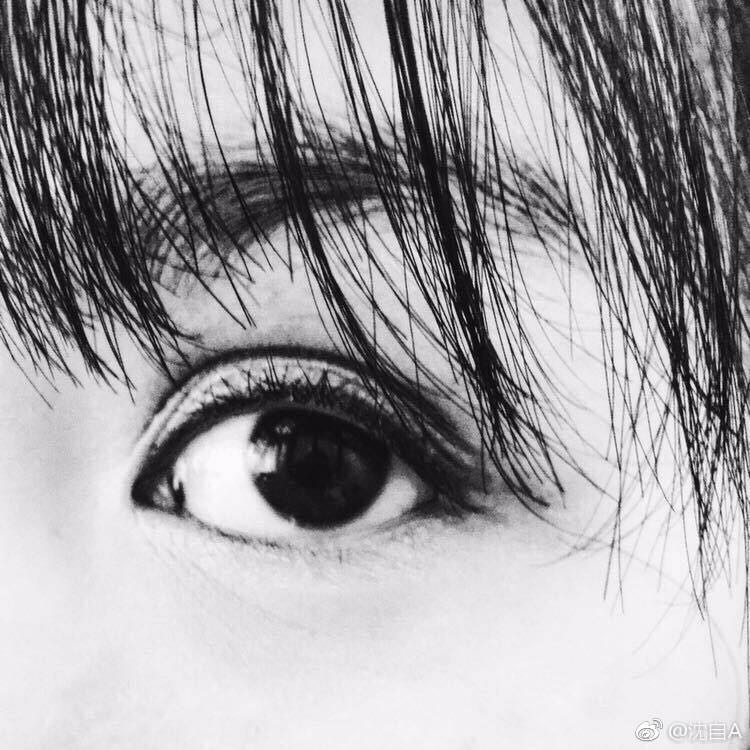
#> input picture pytorch深度学习实战/images/eye.jpg, 750 x 750 px, found by its file name
$ python dilation.py
#> lines starting #> are read from the running program, lines starting #| are printed output that depends on the picture
#膨胀和腐蚀
from scipy.ndimage import morphology
import matplotlib.pyplot as plt
import numpy as np
import cv2
def dilation_demo(a, structure=None):
    b = morphology.binary_dilation(a, structure)
    img = expand_image(a, 255)
    return expand_image(np.logical_xor(a,b), 150, out=img)

def expand_image(img ,value,out=None,size=10):
#> called with value = 255, size = 10
    if out is None:
        w,h = img.shape
#> w = 750; h = 750
        out = np.zeros((w*size,h*size),dtype = np.uint8)
    tmp = np.repeat(np.repeat(img,size,0),size,1)
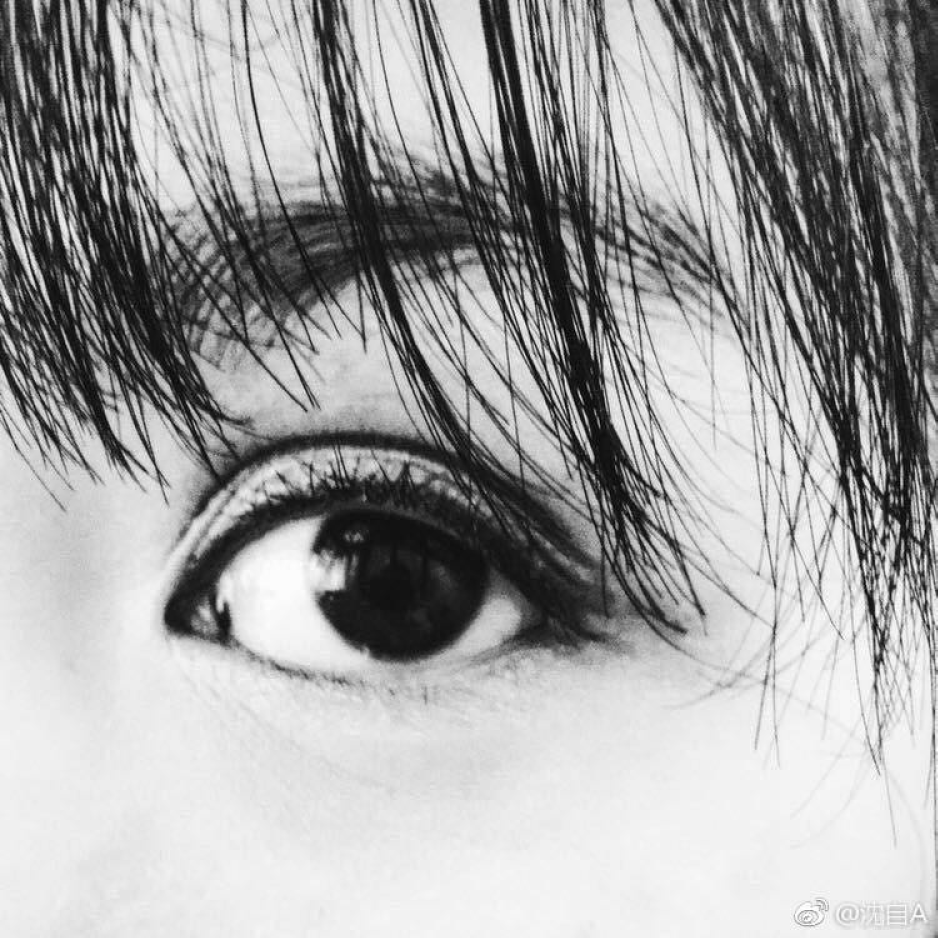
#> tmp: shape (7500, 7500) (shown at 1/8 size); min 1, max 255, mean 163.3
    out[:,:] = np.where(tmp,value,out)
#> out: shape (7500, 7500); every value is 255
    out[::size,:] = 0
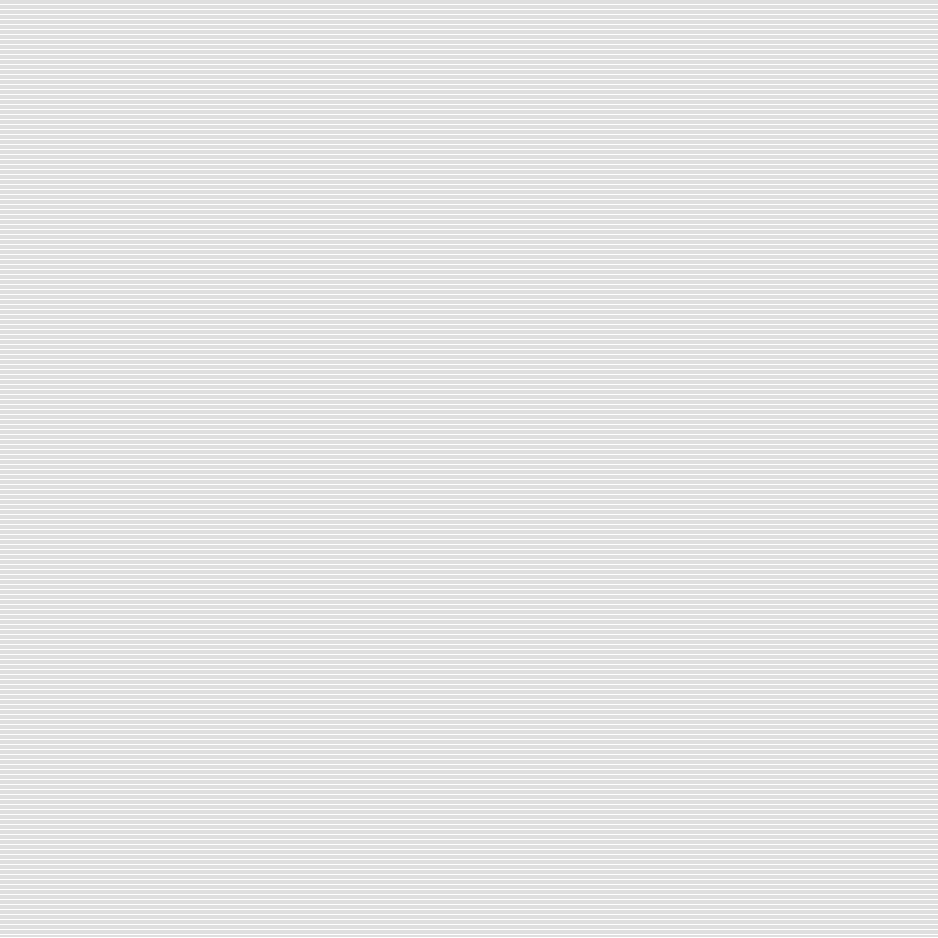
#> out: shape (7500, 7500) (shown at 1/8 size); 90% white; black in thin lines or dots
    out[:,::size] = 0
#> out: shape (7500, 7500); 81% white; black in thin lines or dots
#> in dilation_demo, `b = morphology.binary_dilation(a, structure)`: b: shape (750, 750) bool; every value is 1
#> in expand_image (call 3), `tmp = np.repeat(np.repeat(img,size,0),size,1)`: tmp: shape (7500, 7500) bool; every value is 0
#> in expand_image (call 3), `tmp = np.repeat(np.repeat(img,size,0),size,1)`: img: shape (750, 750) bool; every value is 0
    return out

def show_image(*imgs):
    for idx ,img in enumerate(imgs,1):
        ax = plt.subplot(1,len(imgs),idx)
        plt.imshow(img,cmap="gray")
        ax.set_axis_off()

a = plt.imread("images\eye.jpg")[:,:,0].astype(np.uint8)
img1 = expand_image(a, 255)
img2 = dilation_demo(a)
img3 = dilation_demo(a, [[1,1,1],[1,1,1],[1,1,1]])
show_image(img1, img2, img3)
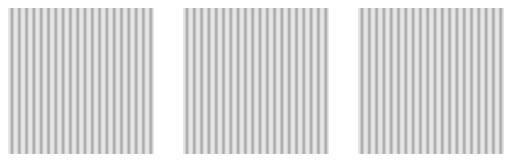
#> figure drawn by matplotlib, 3 panels
